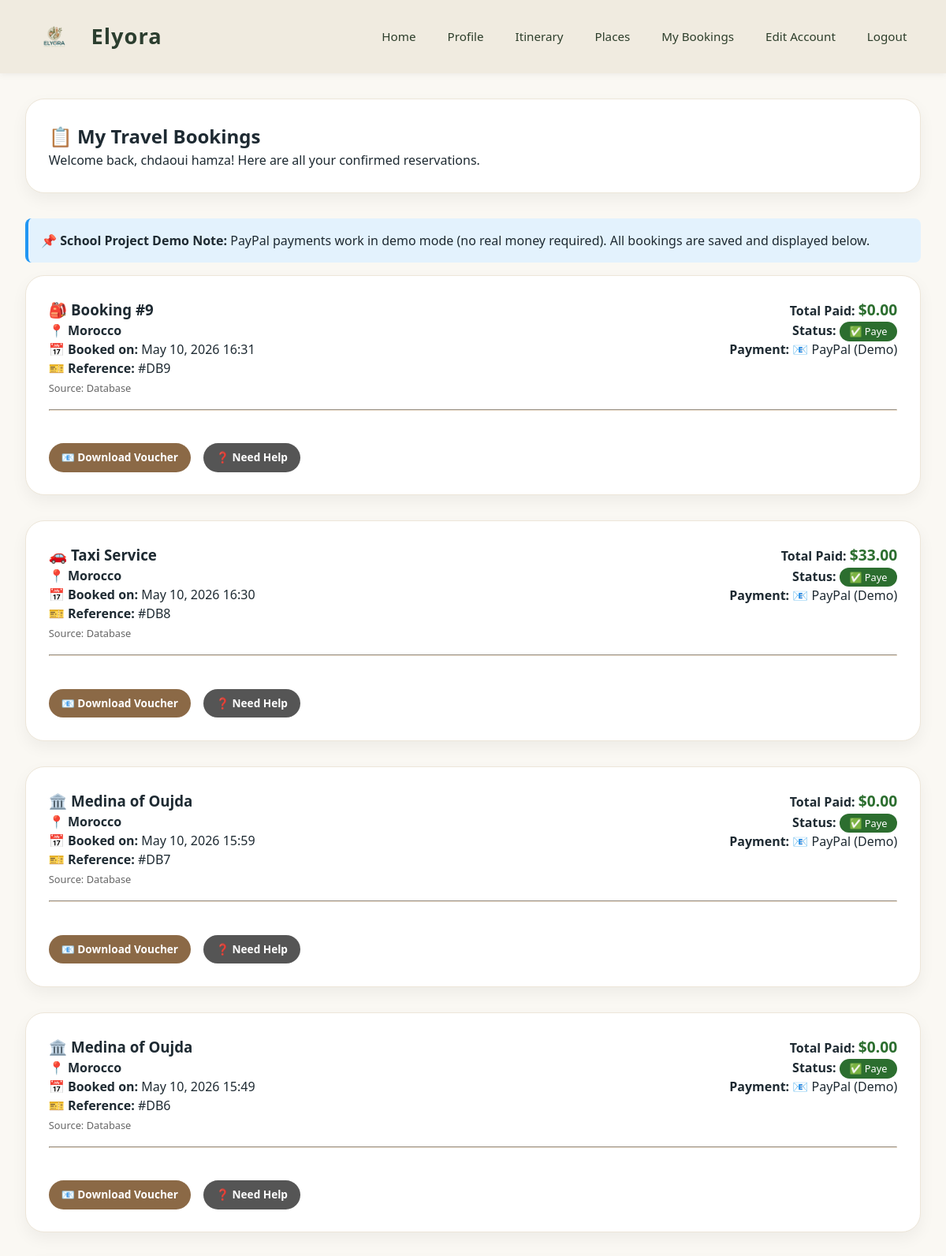
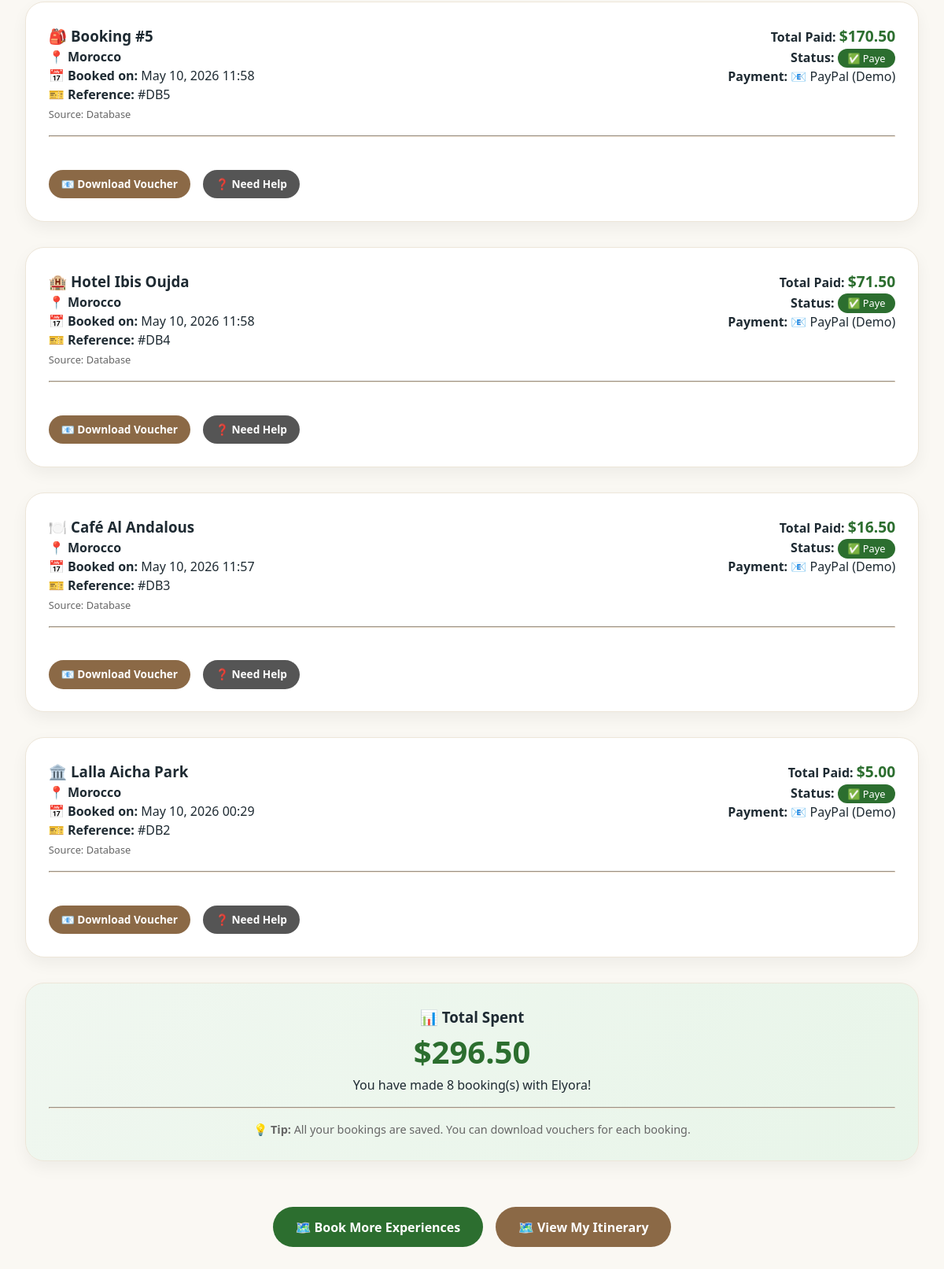
The app's page /my_bookings.php (signed in) with its own data (2 pictures, top to bottom).
### tables this page shows
CREATE TABLE `paiement` (
  `id_paiement` int(11) NOT NULL,
  `id_reservation` int(11) NOT NULL,
  `montant` decimal(10,2) NOT NULL,
  `statut` enum('EnAttente','Reussi','Echoue','Annule') NOT NULL DEFAULT 'EnAttente',
  `modePaiement` varchar(50) NOT NULL,
  `date` datetime NOT NULL DEFAULT current_timestamp()
);

CREATE TABLE `reservation` (
  `id_reservation` int(11) NOT NULL,
  `id_touriste` int(11) NOT NULL,
  `date_debut` datetime NOT NULL,
  `date_fin` datetime NOT NULL,
  `statut` enum('EnAttente','Confirme','Annule','Paye') NOT NULL DEFAULT 'EnAttente',
  `id_hotel` int(11) DEFAULT NULL,
  `id_restaurant` int(11) DEFAULT NULL,
  `id_transport` int(11) DEFAULT NULL,
  `id_guide_touristique` int(11) DEFAULT NULL,
  `id_activite` int(11) DEFAULT NULL,
  `id_lieu_touristique` int(11) DEFAULT NULL
);

CREATE TABLE `activite` (
  `id_activite` int(11) NOT NULL,
  `nom` varchar(255) NOT NULL,
  `description` text DEFAULT NULL,
  `prix` decimal(10,2) NOT NULL,
  `duree` varchar(50) DEFAULT NULL,
  `disponible` tinyint(1) NOT NULL DEFAULT 1,
  `lieu` varchar(255) DEFAULT NULL
);

CREATE TABLE `hotel` (
  `id_hotel` int(11) NOT NULL,
  `nom` varchar(255) NOT NULL,
  `adresse` varchar(255) NOT NULL,
  `disponibilites` tinyint(1) NOT NULL DEFAULT 1
);

CREATE TABLE `restaurant` (
  `id_restaurant` int(11) NOT NULL,
  `nom` varchar(255) NOT NULL,
  `cuisine` varchar(100) DEFAULT NULL,
  `adresse` varchar(255) NOT NULL,
  `disponibles` tinyint(1) NOT NULL DEFAULT 1
);

### my_bookings.php (the view, shortened to what this page needs)
<?php
require_once 'config.php';
$user_id = $_SESSION['user_id'];
$all_bookings = [];
try {
    $stmt = $pdo->prepare("
        SELECT r.id_reservation, r.date_debut, r.statut,
               p.montant as paid_amount, p.modePaiement,
               h.nom as hotel_name, rt.nom as restaurant_name,
               a.nom as activity_name, a.prix as activity_price,
               t.type as transport_type
        FROM reservation r
        LEFT JOIN paiement p ON r.id_reservation = p.id_reservation
        LEFT JOIN hotel h ON r.id_hotel = h.id_hotel
        LEFT JOIN restaurant rt ON r.id_restaurant = rt.id_restaurant
        LEFT JOIN activite a ON r.id_activite = a.id_activite
        LEFT JOIN transport t ON r.id_transport = t.id_transport
        WHERE r.id_touriste = ? ORDER BY r.date_debut DESC
    ");
    $stmt->execute([$user_id]);
    foreach($stmt->fetchAll() as $b) {
        if($b['hotel_name'])          { $item = $b['hotel_name'];                          $type = 'hotel';     $price = $b['paid_amount'] ?? 0; }
        elseif($b['restaurant_name']) { $item = $b['restaurant_name'];                     $type = 'restaurant';$price = $b['paid_amount'] ?? 0; }
        elseif($b['activity_name'])   { $item = $b['activity_name'];                       $type = 'place';     $price = $b['activity_price'] ?? $b['paid_amount'] ?? 0; }
        elseif($b['transport_type'])  { $item = ucfirst($b['transport_type']) . ' Service'; $type = 'transport'; $price = $b['paid_amount'] ?? 0; }
        else                          { $item = 'Booking #' . $b['id_reservation'];         $type = 'unknown';   $price = $b['paid_amount'] ?? 0; }
        $all_bookings[] = ['ref' => 'DB'.$b['id_reservation'], 'type' => $type, 'item' => $item,
            'city' => 'Morocco', 'total' => floatval($price), 'payment_method' => $b['modePaiement'] ?? 'Credit Card',
            'date' => $b['date_debut'], 'status' => $b['statut'], 'source' => 'database'];
    }
} catch(PDOException $e) { error_log($e->getMessage()); }
$seen = [];
$all_bookings = array_filter(array_reverse($all_bookings), fn($b) => !($seen[$b['ref']] ?? false) && ($seen[$b['ref']] = true));
$all_bookings = array_reverse(array_values($all_bookings));
$total_spent = array_sum(array_column($all_bookings, 'total'));
$type_icons = ['hotel' => '🏨', 'restaurant' => '🍽️', 'place' => '🏛️', 'transport' => '🚗'];
$pay_labels  = ['credit_card' => '💳 Credit Card', 'paypal' => '📧 PayPal (Demo)'];
?>
<!DOCTYPE html>
<html lang="en">
<head>
    <link rel="stylesheet" href="style.css">
</head>
<body>
<header>
    <div class="header-brand">
        <img src="Elyora-logo.png" alt="Elyora Logo" class="logo" onerror="this.src='https://placehold.co/74x74?text=EL'">
        <h1 class="elyorah1">Elyora</h1>
    </div>
    <nav>
        <a href="index.php">Home</a><a href="profile.php">Profile</a><a href="itinerary.php">Itinerary</a>
        <a href="places.php">Places</a><a href="my_bookings.php">My Bookings</a>
        <a href="edit_profile.php">Edit Account</a><a href="logout.php">Logout</a>
    </nav>
</header>
<div class="container">
    <div class="card">
        <h2>📋 My Travel Bookings</h2>
        <p>Welcome back, <?= htmlspecialchars($_SESSION['user_name']) ?>! Here are all your confirmed reservations.</p>
    </div>
    <div class="demo-note">
        <strong>📌 School Project Demo Note:</strong> PayPal payments work in demo mode (no real money required).
        All bookings are saved and displayed below.
    </div>
    <?php if(empty($all_bookings)): ?>
        <div class="card" style="text-align:center">
            <p style="font-size:1.2rem">😊 You don't have any bookings yet.</p>
            <p style="margin:1rem 0">Start exploring and book your first travel experience!</p>
            <a href="places.php" class="btn" style="margin-top:.5rem">✨ Start Exploring & Book Now</a>
        </div>
    <?php else: ?>
        <?php foreach($all_bookings as $booking): ?>
            <div class="card booking-card">
                <div style="display:flex;justify-content:space-between;align-items:start;flex-wrap:wrap">
                    <div>
                        <h3><?= $type_icons[$booking['type']] ?? '🎒' ?> <?= htmlspecialchars($booking['item']) ?></h3>
                        <?php if(!empty($booking['city'])): ?><p><strong>📍 <?= htmlspecialchars($booking['city']) ?></strong></p><?php endif; ?>
                        <p><strong>📅 Booked on:</strong> <?= date('M d, Y H:i', strtotime($booking['date'])) ?></p>
                        <p><strong>🎫 Reference:</strong> #<?= htmlspecialchars($booking['ref']) ?></p>
                        <?php if(isset($booking['source'])): ?><p><small>Source: <?= ucfirst($booking['source']) ?></small></p><?php endif; ?>
                    </div>
                    <div style="text-align:right">
                        <p><strong>Total Paid:</strong> <span style="color:#2c6e2f;font-size:1.2rem;font-weight:bold">$<?= number_format(floatval($booking['total']), 2) ?></span></p>
                        <p><strong>Status:</strong> <span class="status-badge">✅ <?= $booking['status'] ?? 'Confirmed' ?></span></p>
                        <p><strong>Payment:</strong> <?= $pay_labels[$booking['payment_method']] ?? $booking['payment_method'] ?></p>
                    </div>
                </div>
                <hr>
                <div style="display:flex;gap:1rem;margin-top:1rem;flex-wrap:wrap">
                    <a href="#" class="btn" style="background-color:#8b6946;font-size:.85rem;padding:.5rem 1rem"
                       onclick="alert('Voucher sent to <?= $_SESSION['user_email'] ?>')">📧 Download Voucher</a>
                    <a href="#" class="btn" style="background-color:#555;font-size:.85rem;padding:.5rem 1rem"
                       onclick="alert('Free cancellation up to 24h before\nContact: support@elyora.com')">❓ Need Help</a>
                </div>
            </div>
        <?php endforeach; ?>
        <div class="card" style="background:linear-gradient(135deg,#f0f7f0,#e8f5e9);text-align:center">
            <h3>📊 Total Spent</h3>
            <p style="font-size:2.5rem;font-weight:bold;color:#2c6e2f">$<?= number_format($total_spent, 2) ?></p>
            <p>You have made <?= count($all_bookings) ?> booking(s) with Elyora!</p>
            <hr style="margin:1rem 0">
            <p style="font-size:.9rem;color:#666"><strong>💡 Tip:</strong> All your bookings are saved. You can download vouchers for each booking.</p>
        </div>
    <?php endif; ?>
    <div style="text-align:center;margin:1rem 0;display:flex;gap:1rem;justify-content:center;flex-wrap:wrap">
        <a href="places.php" class="btn">🗺️ Book More Experiences</a>
        <a href="itinerary.php" class="btn" style="background-color:#8b6946">🗺️ View My Itinerary</a>
    </div>
</div>
</body>
</html>

### style.css (style rules this page uses)
* { margin: 0; padding: 0; box-sizing: border-box; }
body { font-family: 'Segoe UI', Tahoma, Geneva, Verdana, sans-serif; background-color: #faf8f3; color: #1e2a32; line-height: 1.5; }
header { background-color: #F0EBE0; display: flex; align-items: center; justify-content: space-between; padding: 0.6rem 2rem; position: sticky; top: 0; z-index: 100; flex-wrap: wrap; box-shadow: 0 2px 8px rgba(0,0,0,0.05); }
.header-brand { display: flex; align-items: center; gap: 0.6rem; }
.logo { width: 74px; height: 74px; object-fit: contain; }
.elyorah1 { font-size: 1.7rem; font-weight: 700; color: #2c3e2f; letter-spacing: 1px; }
nav { display: flex; gap: 0.3rem; flex-wrap: wrap; }
nav a { color: #2d3e2b; text-decoration: none; padding: 0.5rem 1.1rem; border-radius: 40px; font-size: 0.95rem; font-weight: 500; transition: all 0.2s ease; }
.container { max-width: 1280px; margin: 0 auto; padding: 2rem; }
.card { background: white; border-radius: 24px; box-shadow: 0 8px 20px rgba(0,0,0,0.05); padding: 1.8rem; margin-bottom: 2rem; transition: all 0.25s; border: 1px solid #ede6d9; }
button, .btn { background-color: #2c6e2f; color: white; padding: 0.85rem 1.8rem; border: none; border-radius: 60px; cursor: pointer; font-size: 1rem; font-weight: 600; margin-top: 1.6rem; display: inline-block; text-decoration: none; transition: all 0.2s; }
hr { margin: 1rem 0; border-color: #ede0cf; }
small { font-size: 0.8rem; color: #666; }

### my_bookings.php (style rules this page uses)
.booking-card { transition: all 0.2s; }
.status-badge { background:#2c6e2f; color:#fff; padding:.2rem .8rem; border-radius:20px; font-size:.8rem; }
.demo-note { background:#e3f2fd; border-left:4px solid #2196f3; padding:1rem; border-radius:8px; margin-bottom:1rem; }

### records on screen
paiement: type "🎒", item "Booking #9", city "Morocco", id_reservation.date_debut "May 10, 2026 16:31", ref "DB9", source "Database", total "0.00", id_reservation.statut "Paye", modePaiement "📧 PayPal (Demo)"
reservation: type "🚗", item "Taxi Service", city "Morocco", date_debut "May 10, 2026 16:30", ref "DB8", source "Database", total "33.00", statut "Paye", paiement.modePaiement "📧 PayPal (Demo)"
reservation: type "🏛️", id_activite.nom "Medina of Oujda", city "Morocco", date_debut "May 10, 2026 15:59", ref "DB7", source "Database", total "0.00", statut "Paye", paiement.modePaiement "📧 PayPal (Demo)"
reservation: type "🏛️", id_activite.nom "Medina of Oujda", city "Morocco", date_debut "May 10, 2026 15:49", ref "DB6", source "Database", total "0.00", statut "Paye", paiement.modePaiement "📧 PayPal (Demo)"
paiement: type "🎒", item "Booking #5", city "Morocco", id_reservation.date_debut "May 10, 2026 11:58", ref "DB5", source "Database", total "170.50", id_reservation.statut "Paye", modePaiement "📧 PayPal (Demo)"
reservation: type "🏨", id_hotel.nom "Hotel Ibis Oujda", city "Morocco", date_debut "May 10, 2026 11:58", ref "DB4", source "Database", total "71.50", statut "Paye", paiement.modePaiement "📧 PayPal (Demo)"
reservation: type "🍽️", id_restaurant.nom "Café Al Andalous", city "Morocco", date_debut "May 10, 2026 11:57", ref "DB3", source "Database", total "16.50", statut "Paye", paiement.modePaiement "📧 PayPal (Demo)"
reservation: type "🏛️", id_activite.nom "Lalla Aicha Park", city "Morocco", date_debut "May 10, 2026 00:29", ref "DB2", source "Database", total "5.00", statut "Paye", paiement.modePaiement "📧 PayPal (Demo)"

### other values on screen
$_SESSION['user_name'] "chdaoui hamza"
$total_spent "296.50"
count($all_bookings) "8"
